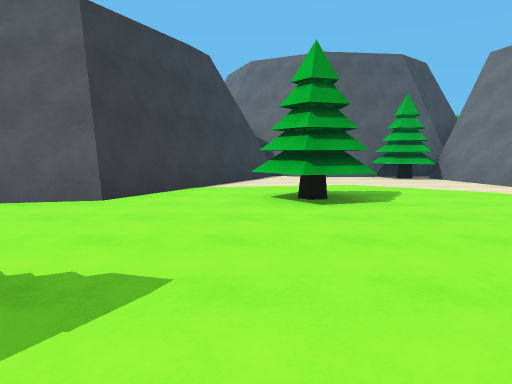
View 1 (above)

18 first-person views from a walk through a scene from a Unity 3-D project. The camera is 1.3 m above the floor, tilts 6° down and sees 70° across. The floor is counted in squares, 1.8 m on a side. Each view is taken from the middle of a square. On the plan, view 1 faces up. The plan holds only what a view shows up to about 11 squares ahead; the rest is blank. The place goes on beyond the plan. The player is left out. Surface patterns are stand-ins for the level's own textures.

View 2
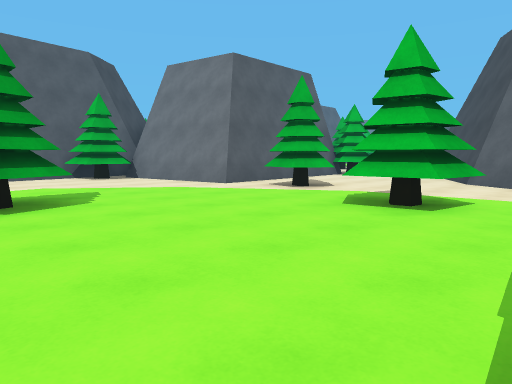

View 3
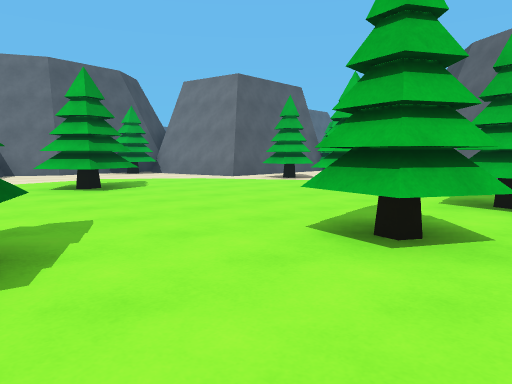

View 4
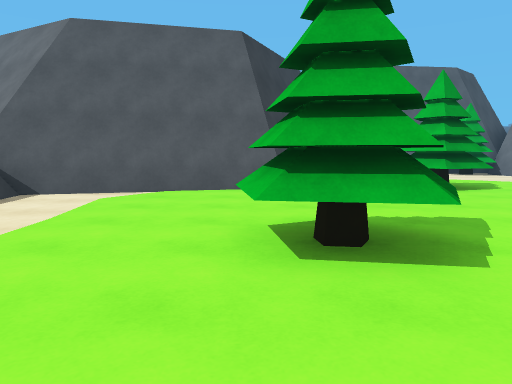

View 5
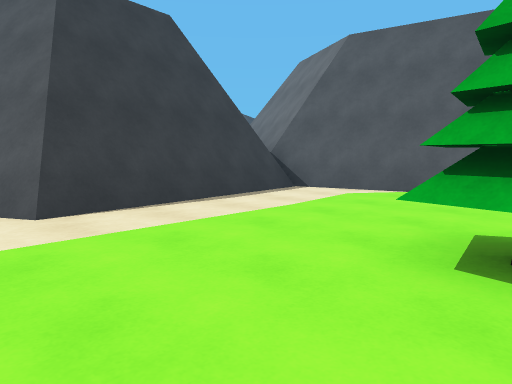

View 6
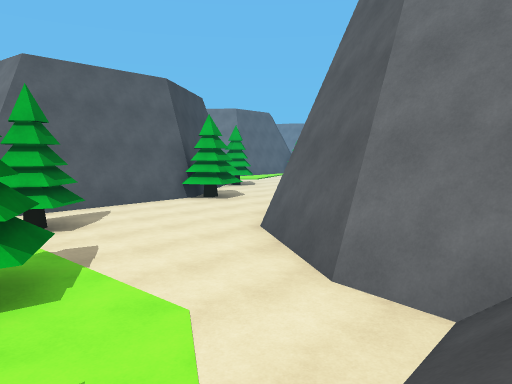

View 7
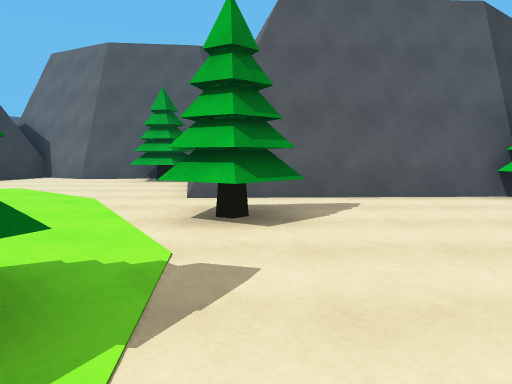

View 8
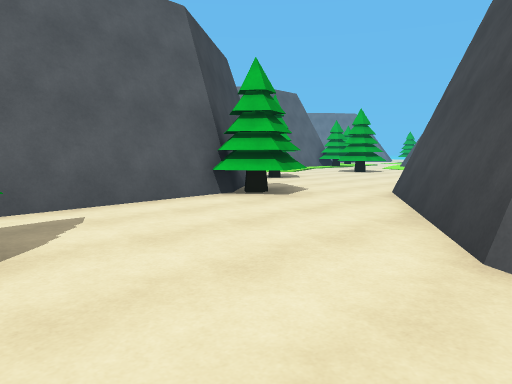

View 9
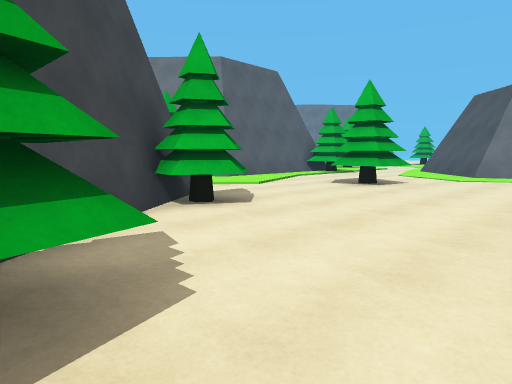

View 10
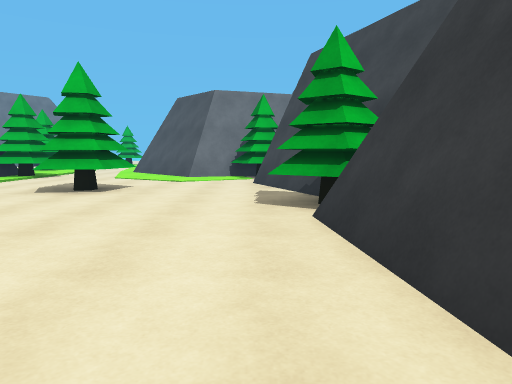

View 11
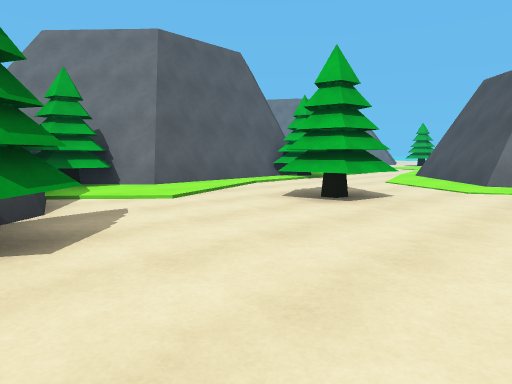

View 12
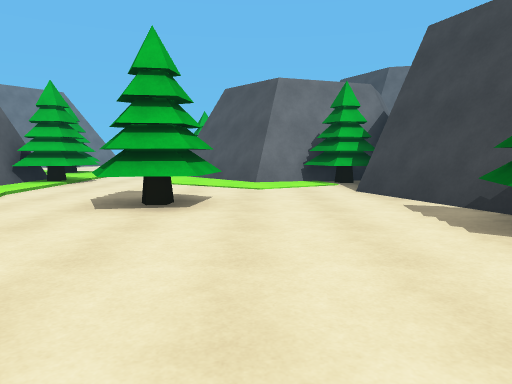

View 13
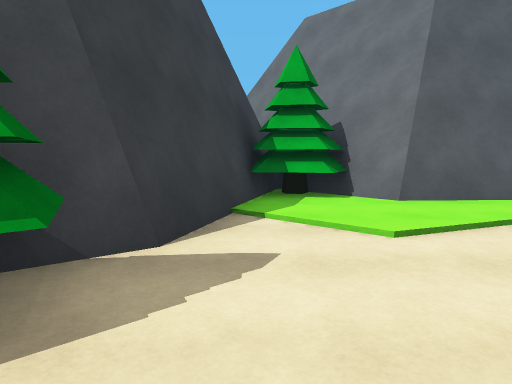

View 14
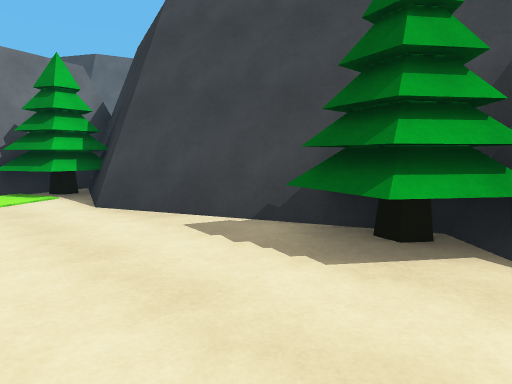

View 15
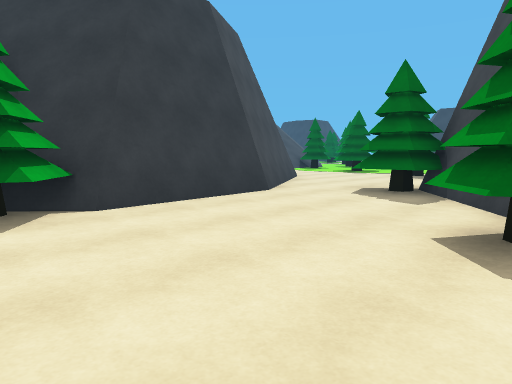

View 16
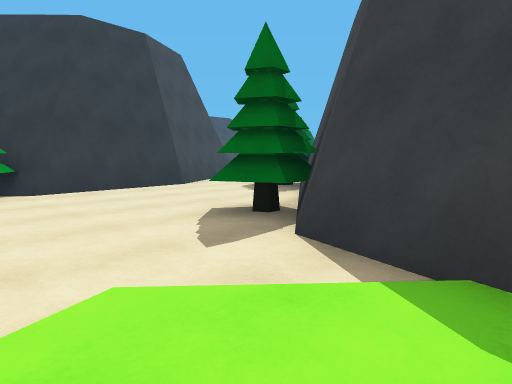

View 17
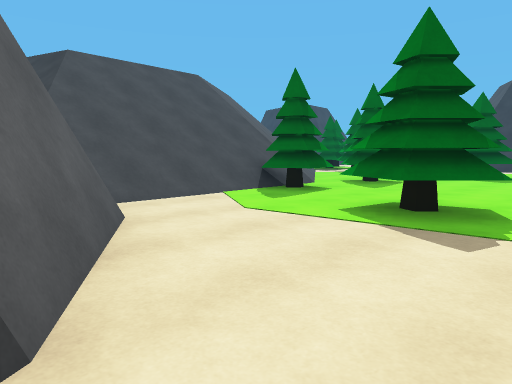

View 18
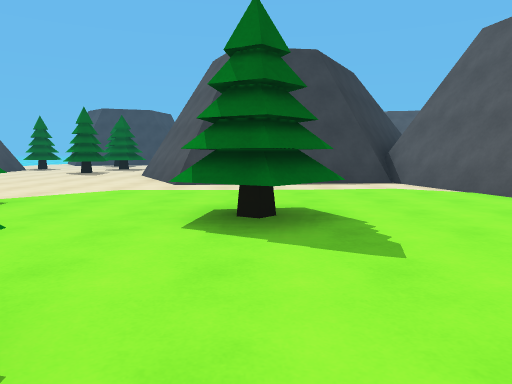

### Floor plan
Key: @ floor where view 1 was taken; # wall or solid block; . floor; / step, stairs or slope; = window, fence, low wall or low ledge; T tree.
Columns run from 9 left of view 1 to 24 right of it. Each row starts with its distance up from view 1.
 16                           #
 15                           ###
 14                           TT######
 13                          ##.//...T
 12          #######         #.......T
 11         ##...TT#        ##........
 10         #.....T#       ##T...TT...
  9        ##......#     ###TT...TT...
  8        #.......#  ####.........../
  7       ##..T....#####TT.........../
  6     ###..TT.....T....T.....T...//T
  5 #####.....T....TT......####TT#####
  4  #=..................###  ####
  3  ##...........T.....##
  2  ##....T......TT...##
  1  ##...TT..........##
  0  ##....T.@T......##
 -1 ###.......TT.T...##
 -2 #..........///////

Where each view was taken, in squares from view 1:
view 1: 0 up, 0 right, facing up
view 2: 0 up, 0 right, facing up-right
view 3: 2 down, 2 left, facing up-right
view 4: 2 down, 3 left, facing up
view 5: 2 down, 2 left, facing up-left
view 6: 2 down, 5 right, facing up-right
view 7: 1 up, 7 right, facing up
view 8: 2 up, 7 right, facing up-right
view 9: 5 up, 12 right, facing up-right
view 10: 6 up, 13 right, facing right
view 11: 6 up, 15 right, facing up-right
view 12: 8 up, 15 right, facing right
view 13: 8 up, 17 right, facing up
view 14: 8 up, 17 right, facing down-right
view 15: 10 up, 19 right, facing down-left
view 16: 13 up, 19 right, facing down-left
view 17: 4 up, 10 right, facing down-left
view 18: 1 up, 2 right, facing left
